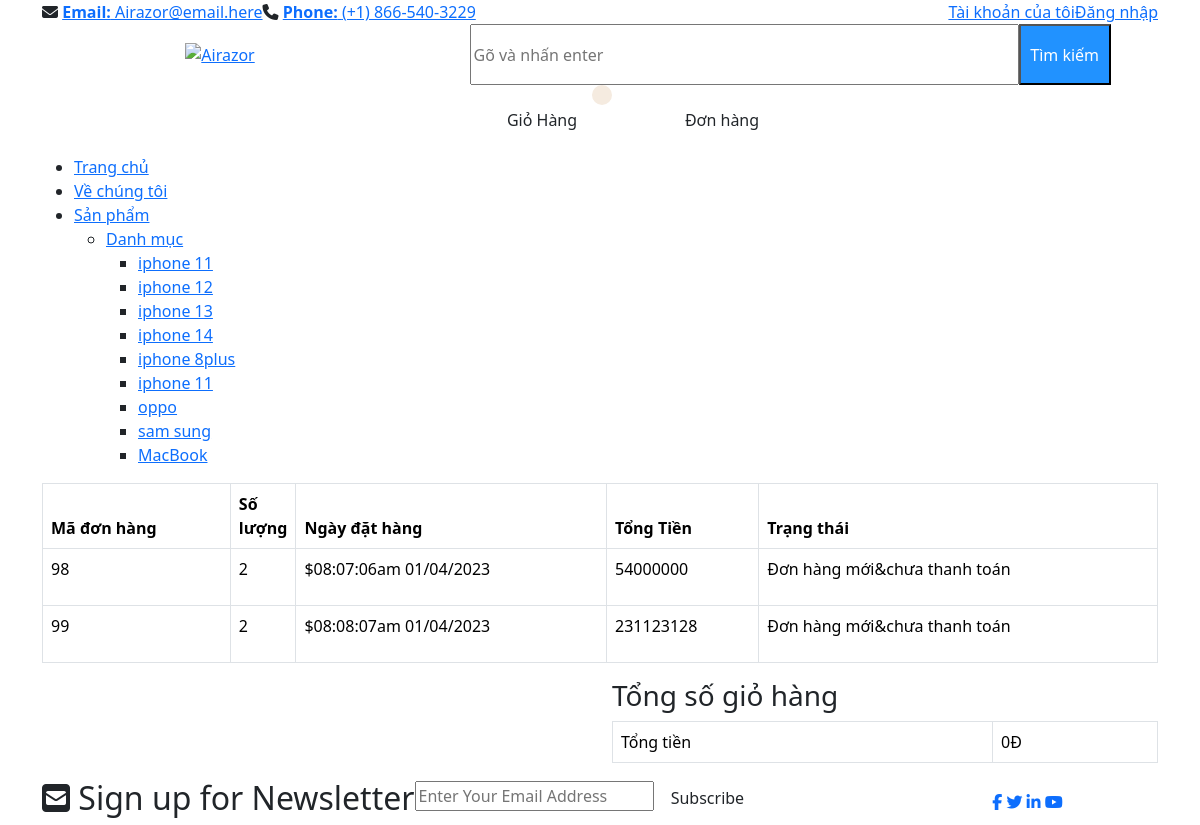
The page /index.php?act=load_bill (signed in) on the database its author committed.
### tables this page shows
CREATE TABLE `danhmuc` (
  `id_danhmuc` int(20) NOT NULL,
  `name_danhmuc` varchar(255) NOT NULL
);

CREATE TABLE `bill` (
  `id_bill` int(20) NOT NULL,
  `iduser` int(10) DEFAULT 0,
  `name_bill` varchar(255) NOT NULL,
  `email_bill` varchar(255) NOT NULL,
  `address_bill` varchar(255) NOT NULL,
  `tel_bill` varchar(50) NOT NULL,
  `ordernote_bill` varchar(255) NOT NULL,
  `tongtien_bill` int(10) NOT NULL DEFAULT 0,
  `pttt_bill` tinyint(1) NOT NULL DEFAULT 1 COMMENT '1. Thanh toán trực tiếp\r\n2. Chuyển khoản',
  `ngaydathang` varchar(50) DEFAULT NULL,
  `status_bill` tinyint(1) DEFAULT 0 COMMENT '0. Đơn hàng mới\r\n1. Đang sử lý\r\n2. Đang giao hàng\r\n3. Giao thành công',
  `receive` varchar(255) DEFAULT NULL,
  `receive_address` varchar(255) DEFAULT NULL,
  `receive_tel` varchar(50) DEFAULT NULL
);

### model/pdo.php (called while the page is built, shortened)
<?php
function pdo_get_connection(){
    $dburl = "mysql:host=localhost;dbname=du_an_1;charset=utf8";
    $username = 'root';
    $password = '';
    $conn = new PDO($dburl, $username, $password);
    $conn->setAttribute(PDO::ATTR_ERRMODE, PDO::ERRMODE_EXCEPTION);
    return $conn;
}
function pdo_query($sql){
    $sql_args = array_slice(func_get_args(), 1);
    try{
        $conn = pdo_get_connection();
        $stmt = $conn->prepare($sql);
        $stmt->execute($sql_args);
        $rows = $stmt->fetchAll();
        return $rows;
    }
    catch(PDOException $e){
        throw $e;
    }
    finally{
        unset($conn);
    }
}

### model/danh_muc.php (called while the page is built, shortened)
<?php
    function load_danh_all()
    {
        $sql = "select * from danhmuc order by id_danhmuc asc";
            $listDM = pdo_query($sql);
            return $listDM;
    }
?>

### model/cart.php (called while the page is built, shortened)
<?php
    function dem_sl_mat_hang($id_bill)
    {
        $sql = "select * from cart where id_bill=". $id_bill;
            $dm = pdo_query($sql);
            return sizeof($dm);
    }
    function load_all_bill($id_user)
    {
        $sql = "select * from bill where 1";
        if ($id_user > 0) {
            $sql .=" AND iduser=". $id_user;
        }
        $sql .=" order by id_bill";
            $list_bill = pdo_query($sql);
            return $list_bill;
    }
    function get_ttdh($trangthai){
        switch ($trangthai) {
            case '0':
                $tt = "Đơn hàng mới&chưa thanh toán";
                break;
        }
        return $tt;
    }
?>

### font_end/load_bill.php (the view, shortened to what this page needs)
<div id="page-content-wrapper">
    <div class="container">
        <div class="row">
            <div class="col-lg-12">
                <div class="cart-table table-responsive">
                    <table class="table table-bordered">
                        <thead>
                        <tr>
                            <th class="pro-thumbnail">Mã đơn hàng</th>
                            <th class="pro-title" style="width: 30px;">Số lượng</th>
                            <th class="pro-price">Ngày đặt hàng</th>
                            <th class="pro-subtotal">Tổng Tiền</th>
                            <th class="pro-thumbnail" >Trạng thái</th>
                        </tr>
                        </thead>
                        <tbody>
                            <?php
                                if (is_array($list_bill)) {
                                    foreach ($list_bill as $bill) {
                                        extract($bill);
                                        $trang_thai_dh = get_ttdh($bill['status_bill']);
                                        $sl_sp = dem_sl_mat_hang($bill['id_bill']);
                                        echo '
                                        <tr>
                                        <td class="pro-thumbnail">'.$bill['id_bill'].'</td>
                                        <td class="pro-title" >'.$sl_sp.'</td>
                                        <td class="pro-price"><span>$'.$bill['ngaydathang'].'</span></td>
                                        <td class="pro-quantity">
                                            <div class="pro-qty">
                                            <p>'.$bill['tongtien_bill'].'</p>
                                            </div>
                                        </td>
                                        <td class="pro-title" >'.$trang_thai_dh.'</td>
                                        </tr>
                                        ';
                                    }
                                }
                            ?>
                        </tbody>
                    </table>
                </div>
            </div>
        </div>
        <div class="row">
            <div class="col-lg-6 ms-auto">
                <div class="cart-calculator-wrapper">
                    <h3>Tổng số giỏ hàng</h3>
                    <div class="cart-calculate-items">
                        <div class="table-responsive">
                            <table class="table table-bordered">
                            <?php
                                $format_number_1 = 0;
                            echo '
                            <tr>
                                <td>Tổng tiền</td>
                                <td class="total-amount">'.$format_number_1.'Đ</td>
                            </tr>
                            ';
                            ?>
                            </table>
                        </div>
                    </div>
                </div>
            </div>
        </div>
    </div>
</div>
<div class="newsletter-area">
    <div class="container">
        <div class="row">
            <div class="col-lg-9 m-auto">
                <div class="newsletter-content-wrap text-center text-lg-left d-lg-flex">
                    <h2><i class="fa fa-envelope-square"></i> Sign up for Newsletter</h2>
                    <div class="newsletter-form-wrap">
                        <form id="subscribe-form" action="https://htmlmail.hasthemes.com/raju/tienda-subscribe.php"
                              method="post">
                            <input type="email" name="newsletter_email" id="address"
                                   placeholder="Enter Your Email Address" required/>
                            <button class="btn" type="submit">Subscribe</button>
                        </form>
                    </div>
                </div>
            </div>
            <div class="col-lg-3 m-auto text-center text-lg-right">
                <div class="social-icons">
                    <a href="#"><i class="fa fa-facebook"></i></a>
                    <a href="#"><i class="fa fa-twitter"></i></a>
                    <a href="#"><i class="fa fa-linkedin"></i></a>
                    <a href="#"><i class="fa fa-youtube"></i></a>
                </div>
            </div>
        </div>
    </div>
</div>

### font_end/header.php (shortened to what this page needs)
<!DOCTYPE html>
<html class="no-js" lang="zxx">
<head>
    <link href="assets_fontend/css/vendor/bootstrap.min.css" rel="stylesheet">
    <link href="assets_fontend/css/vendor/font-awesome.css" rel="stylesheet">
    <link href="assets_fontend/css/plugins.css" rel="stylesheet">
    <link href="assets_fontend/css/helper.min.css" rel="stylesheet">
    <link href="assets_fontend/css/style.css" rel="stylesheet">
</head>
<body>
<header id="header-area">
    <div class="preheader-area">
        <div class="container">
            <div class="row">
                <div class="col-md-5 col-lg-6">
                    <div class="preheader-contact-info d-flex align-items-center justify-content-between justify-content-md-start">
                        <div class="single-contact-info">
                            <span class="contact-icon">
                                <i class="fa fa-envelope"></i>
                            </span>
                            <a href="mailto:your@example.com" class="contact-text">
                                <strong>Email:</strong> Airazor@email.here
                            </a>
                        </div>
                        <div class="single-contact-info">
                            <span class="contact-icon">
                                <i class="fa fa-phone"></i>
                            </span>
                            <a href="tel:01816277243" class="contact-text">
                                <strong>Phone:</strong> (+1) 866-540-3229
                            </a>
                        </div>
                    </div>
                </div>
                <div class="col-md-7 col-lg-6 mt-xs-10">
                    <div class="site-setting-menu">
                        <ul class="nav justify-content-center justify-content-md-end">
                            <li><a href="index.php?act=myaccount">Tài khoản của tôi</a></li>
                            <li><a href="index.php?act=login">Đăng nhập</a></li>
                        </ul>
                    </div>
                </div>
            </div>
        </div>
    </div>
    <div class="header-middle-area">
        <div class="container">
            <div class="row">
                <div class="col-4 col-md-2 col-xl-3 m-auto text-center text-lg-left">
                    <a href="index.html" class="logo-wrap d-block">
                        <img src="assets/images/Airazor.png" alt="Airazor" class="img-fluid" style="width: 100px;"/>
                    </a>
                </div>
                <div class="col-8 col-md-7 col- m-auto ">
                    <div class="search-box-wrap">
                        <form class="search-form d-flex" action="index.php?act=load_sp" method="POST">
                            <input type="text" name="search" placeholder="Gõ và nhấn enter" style="width: 609px; height: 61px;" />
                                <input type="submit" name="tim" value="Tìm kiếm" style="width: 100px; height: 61px; color: white; background-color: #2192FF;">
                        </form>
                    </div>
                </div>
                <div class="col-12 col-md-3 col-xl-2 m-auto text-center text-lg-right mt-xs-15" style="width: 220px">
                <div style="width: 20px; height: 20px; background-color: #F5EBE0; color: black; position: absolute; z-index: 1; margin-left: 90px; border-radius: 50px;">
                </div>
                    <div class="minicart-wrapper" style="display: flex; position: relative;">
                        <a href="index.php?act=dohang"><button class="btn btn-minicart" style="margin-left: -30px; width: 140px; height: 70px;">Giỏ Hàng</button></a>
                        <a href="index.php?act=load_bill"><button class="btn btn-minicart" style="margin-left: 40px; width: 140px; height: 70px;">Đơn hàng</button></a>
                    </div>
                </div>
            </div>
        </div>
    </div>
    <div class="navigation-area" id="fixheader">
        <div class="container">
            <div class="row">
                <div class="col-2 col-lg-9 d-none d-lg-block">
                    <div class="main-menu-wrap">
                        <nav class="mainmenu">
                            <ul class="main-navbar clearfix">
                                <li class="dropdown-show"><a href="index.php?act=go_home" class="arrow-toggle">Trang chủ</a>
                                <li><a href="index.php?act=about">Về chúng tôi</a></li>
                                <li class="dropdown-show"><a href="index.php?act=show_product" class="arrow-toggle">Sản phẩm</a>
                                    <ul class="mega-menu-wrap dropdown-nav">
                                        <li class="mega-menu-item"><a href="" class="mega-item-title">Danh mục</a>
                                            <ul>
                                                <?php
                                                    foreach ($danhmuc_all as $key) {
                                                        extract($key);
                                                        $link = "index.php?act=load_sp&id_danhmuc= ".$id_danhmuc;
                                                        echo '
                                                        <li><a href="'.$link.'">'.$name_danhmuc.'</a></li>
                                                        ';
                                                    }
                                                ?>
                                            </ul>
                                        </li>
                                    </ul>
                                </li>
                            </ul>
                        </nav>
                    </div>
                </div>
            </div>
        </div>
    </div>
</header>

### rows shown on the page
danhmuc: name_danhmuc "iphone 11"
danhmuc: name_danhmuc "iphone 12"
danhmuc: name_danhmuc "iphone 13"
danhmuc: name_danhmuc "iphone 14"
danhmuc: name_danhmuc "iphone 8plus"
danhmuc: name_danhmuc "iphone 11"
danhmuc: name_danhmuc "oppo"
danhmuc: name_danhmuc "sam sung"
danhmuc: name_danhmuc "MacBook"
bill: id_bill "98", sl_sp "2", ngaydathang "08:07:06am 01/04/2023", tongtien_bill "54000000", status_bill "Đơn hàng mới&chưa thanh toán"
bill: id_bill "99", sl_sp "2", ngaydathang "08:08:07am 01/04/2023", tongtien_bill "231123128", status_bill "Đơn hàng mới&chưa thanh toán"

### other values the page prints
$format_number_1 "0"
